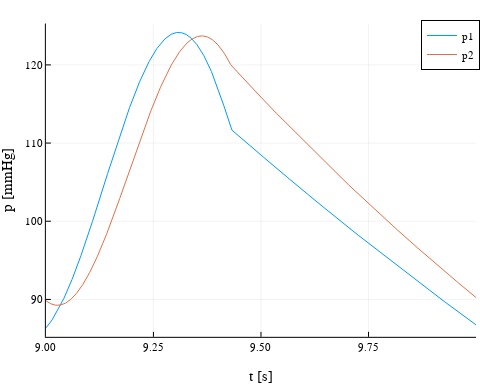

Source (notebook cell):
### Markdown cell above
And indeed, the run time is now one order of magnitude faster than the Matlab times shown in @sec-odePM.

We can plot the solution in @fig-wk4-sol using the special plot recipe for ODE solutions:

### Code cell
#| label: fig-wk4-sol
#| fig-cap: Solution of 4-element windkessel model using Julia's DifferentialEquations.jl
plot(sol,
     label = ["p1" "p2"],
     xlabel = "t [s]",
     ylabel = "p [mmHg]",
     tspan=(9,10))

### Figure 1 — Plotly figure (JSON) as saved in the notebook; plotly's stock layout.template omitted (floating-point values rounded to 4 significant figures; data arrays with more than 128 entries replaced by an {"elided": "..."} marker saying what was removed)
{"data": [{"colorbar": {"len": 0.9108, "title": "", "x": 0.9918, "y": 0.5344}, "legendgroup": "p1", "line": {"color": "rgba(0, 154, 250, 1.000)", "dash": "solid", "shape": "linear", "width": 1}, "mode": "lines", "name": "p1", "showlegend": true, "type": "scatter", "x": {"elided": "4830 float values"}, "xaxis": "x", "y": {"elided": "4830 float values"}, "yaxis": "y"}, {"colorbar": {"len": 0.9108, "title": "", "x": 0.9918, "y": 0.5344}, "legendgroup": "p2", "line": {"color": "rgba(227, 111, 71, 1.000)", "dash": "solid", "shape": "linear", "width": 1}, "mode": "lines", "name": "p2", "showlegend": true, "type": "scatter", "x": {"elided": "4830 float values"}, "xaxis": "x", "y": {"elided": "4830 float values"}, "yaxis": "y"}], "layout": {"annotations": [], "height": 384, "legend": {"bgcolor": "rgba(255, 255, 255, 1.000)", "bordercolor": "rgba(0, 0, 0, 1.000)", "borderwidth": 1, "font": {"color": "rgba(0, 0, 0, 1.000)", "family": "sans-serif", "size": 11}, "title": {"font": {"color": "rgba(0, 0, 0, 1.000)", "family": "sans-serif", "size": 15}, "text": ""}, "tracegroupgap": 0, "traceorder": "normal", "x": 1.0, "xanchor": "auto", "y": 1.0, "yanchor": "auto"}, "margin": {"b": 20, "l": 0, "r": 0, "t": 20}, "paper_bgcolor": "rgba(255, 255, 255, 1.000)", "plot_bgcolor": "rgba(255, 255, 255, 1.000)", "showlegend": true, "width": 480, "xaxis": {"anchor": "y", "domain": [0.09559, 0.9918], "gridcolor": "rgba(0, 0, 0, 0.100)", "gridwidth": 0.5, "linecolor": "rgba(0, 0, 0, 1.000)", "mirror": false, "range": [9.0, 10.0], "showgrid": true, "showline": true, "showticklabels": true, "tickangle": 0, "tickcolor": "rgb(0, 0, 0)", "tickfont": {"color": "rgba(0, 0, 0, 1.000)", "family": "sans-serif", "size": 11}, "tickmode": "array", "ticks": "inside", "ticktext": ["9.00", "9.25", "9.50", "9.75", "10.00"], "tickvals": [9.0, 9.25, 9.5, 9.75, 10.0], "title": "t [s]", "titlefont": {"color": "rgba(0, 0, 0, 1.000)", "family": "sans-serif", "size": 15}, "type": "-", "visible": true, "zeroline": false, "zerolinecolor": "rgba(0, 0, 0, 1.000)"}, "yaxis": {"anchor": "x", "domain": [0.07897, 0.9897], "gridcolor": "rgba(0, 0, 0, 0.100)", "gridwidth": 0.5, "linecolor": "rgba(0, 0, 0, 1.000)", "mirror": false, "range": [85.21, 125.3], "showgrid": true, "showline": true, "showticklabels": true, "tickangle": 0, "tickcolor": "rgb(0, 0, 0)", "tickfont": {"color": "rgba(0, 0, 0, 1.000)", "family": "sans-serif", "size": 11}, "tickmode": "array", "ticks": "inside", "ticktext": ["90", "100", "110", "120"], "tickvals": [90.0, 100.0, 110.0, 120.0], "title": "p [mmHg]", "titlefont": {"color": "rgba(0, 0, 0, 1.000)", "family": "sans-serif", "size": 15}, "type": "-", "visible": true, "zeroline": false, "zerolinecolor": "rgba(0, 0, 0, 1.000)"}}}
